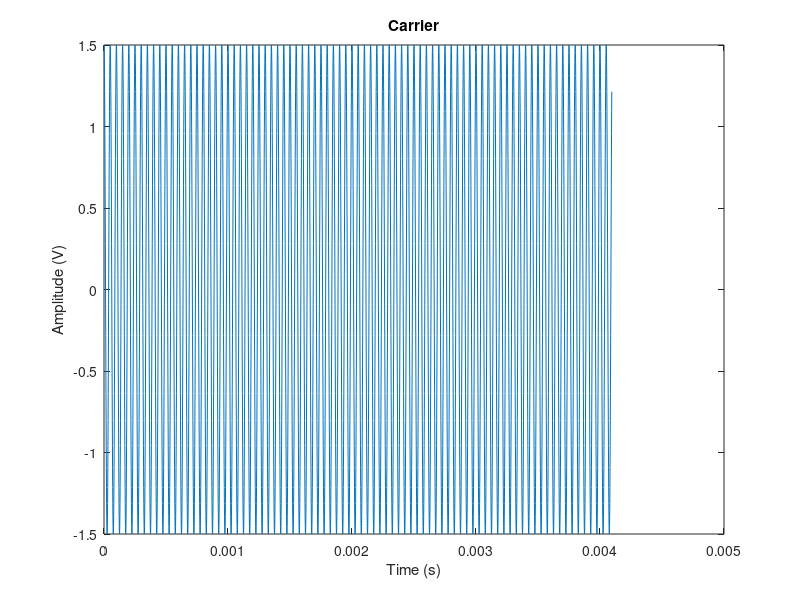
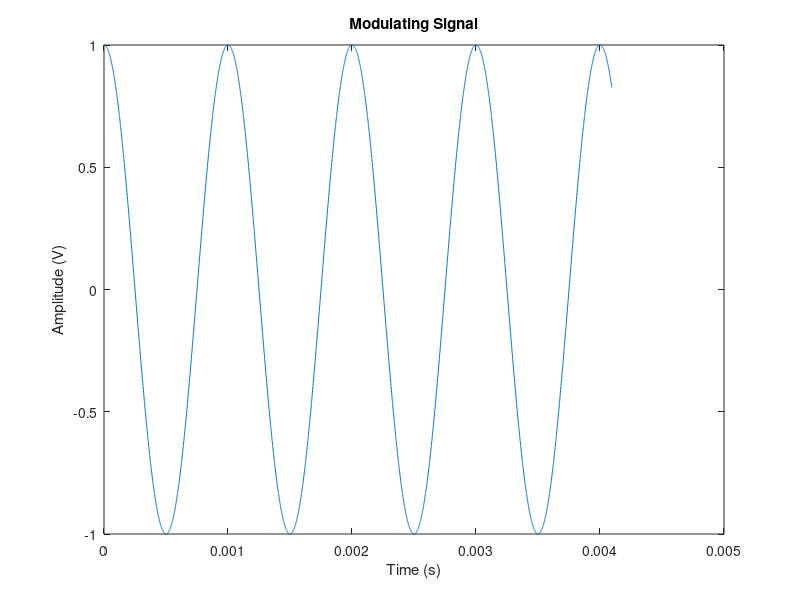
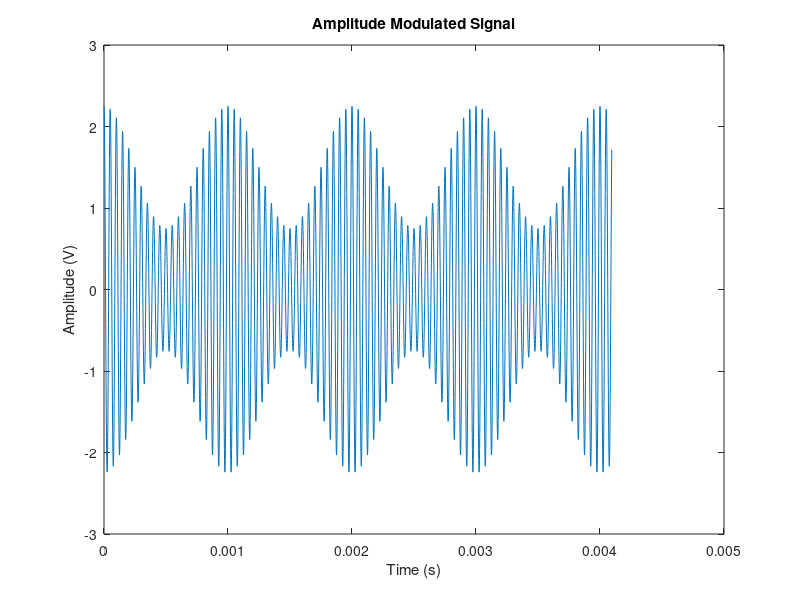
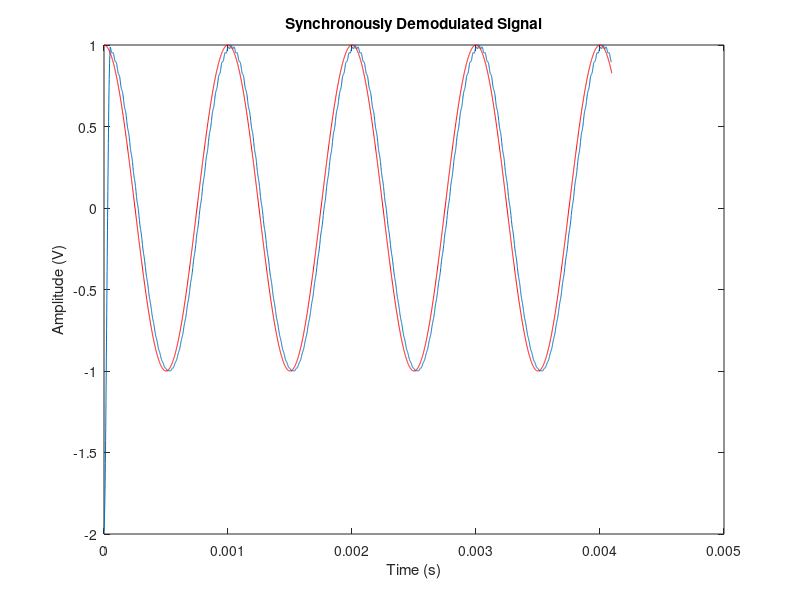

The MATLAB source for these figures, in order:
% COMMUNICATION LABORATORY - I
% SIMULATION EXPERIMENT 1: Amplitude Modulation and Demodulation
% AUTHORS: Prachi Shahi - 14EC239, Samhita Varambally - 14EC244

close all;

%   MODULATION

L = 2^12;           % Length of the signals
Fs = 10^6;          % Sampling frequency; much higher than Nyquist frequency
t = (0:L-1)/Fs;

fc = 20e3;          % Carrier frequency
Ac = 1.5;           % Carrier - 3Vp-p
c = Ac*cos(2*pi*fc*t);
figure;
plot(t,c);
title('Carrier'); xlabel('Time (s)'); ylabel('Amplitude (V)');

fm = 1e3;          % Message frequency
Am = 1;            % Message - 2Vp-p
m = Am*cos(2*pi*fm*t);
figure;
plot(t,m);
title('Modulating Signal'); xlabel('Time (s)'); ylabel('Amplitude (V)');

mod_index = 0.5;        % Adjust this value for undermodulation, overmodulation or perfect modulation
am = (1+mod_index*m).*c;
figure;
plot(t,am);
title('Amplitude Modulated Signal'); xlabel('Time (s)'); ylabel('Amplitude (V)');


%   SYNCHRONOUS DEMODULATION

% The recieved AM signal is multiplied with the carrier and then passed
% through a low pass filter with cutoff frequency greater than the maximum
% frequency in the message and less than the carrier frequency to get the 
% message signal.

c_r = cos(2*pi*fc*t);       % cos(wct) at the receiver
x = c_r.*am;
% Low pass filter with cutoff frequency 1.5kHz
n = 50;
Wn = 1.5e3/(Fs/2);
b = fir1(n,Wn);
output = filter(b,1,x);
DC = mean(output);
output = output-DC;
peak = max(output);
output = (1/peak)*output;
figure;
plot(t,output);
title('Synchronously Demodulated Signal'); xlabel('Time (s)'); ylabel('Amplitude (V)');
hold on
plot(t,m,'r');


%   NON-COHERENT DETECTION

Vc(1) = 0;                              % initial capacitor voltage
for i = 2:length(am)
    if am(i) > Vc(i-1)                   % diode on (charging)
        Vc(i) = am(i);
    else                                % diode off (discharging)
        Vc(i) = Vc(i-1)*exp(-0.0025);
    end
end

n = 100;
Wn = 1.5e3/(Fs/2);                      % 1.5kHz cutoff frequency
b = fir1(n,Wn);
output = filter(b,1,Vc);
DC = mean(output);
output = output-DC;
peak = max(output);
output = (1/peak)*output;
figure;
plot(t, output);
title('Envelope Detector Output'); xlabel('Time (s)'); ylabel('Amplitude (V)');
hold on
plot(t,m,'r');
